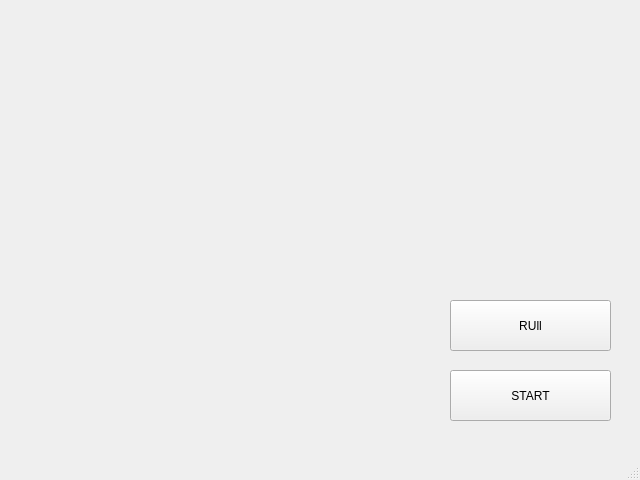
<?xml version="1.0" encoding="UTF-8"?>
<ui version="4.0">
 <class>MainWindow</class>
 <widget class="QMainWindow" name="MainWindow">
  <property name="geometry">
   <rect>
    <x>0</x>
    <y>0</y>
    <width>640</width>
    <height>480</height>
   </rect>
  </property>
  <property name="windowTitle">
   <string>MainWindow</string>
  </property>
  <widget class="QWidget" name="centralwidget">
   <widget class="QLabel" name="BackGround">
    <property name="geometry">
     <rect>
      <x>0</x>
      <y>-20</y>
      <width>641</width>
      <height>501</height>
     </rect>
    </property>
    <property name="text">
     <string/>
    </property>
    <property name="pixmap">
     <pixmap>../../CARD_PNG/green.jpeg</pixmap>
    </property>
    <property name="scaledContents">
     <bool>true</bool>
    </property>
   </widget>
   <widget class="QLabel" name="main_object1">
    <property name="geometry">
     <rect>
      <x>-100</x>
      <y>110</y>
      <width>461</width>
      <height>441</height>
     </rect>
    </property>
    <property name="text">
     <string/>
    </property>
    <property name="pixmap">
     <pixmap>../../CARD_PNG/main_object3.png</pixmap>
    </property>
    <property name="scaledContents">
     <bool>true</bool>
    </property>
    <property name="wordWrap">
     <bool>true</bool>
    </property>
   </widget>
   <widget class="QLabel" name="main_logo">
    <property name="geometry">
     <rect>
      <x>120</x>
      <y>40</y>
      <width>391</width>
      <height>231</height>
     </rect>
    </property>
    <property name="text">
     <string/>
    </property>
    <property name="pixmap">
     <pixmap>../../CARD_PNG/mainlogo.png</pixmap>
    </property>
    <property name="scaledContents">
     <bool>true</bool>
    </property>
   </widget>
   <widget class="QPushButton" name="start">
    <property name="geometry">
     <rect>
      <x>450</x>
      <y>370</y>
      <width>161</width>
      <height>51</height>
     </rect>
    </property>
    <property name="text">
     <string>START</string>
    </property>
   </widget>
   <widget class="QPushButton" name="rull">
    <property name="geometry">
     <rect>
      <x>450</x>
      <y>300</y>
      <width>161</width>
      <height>51</height>
     </rect>
    </property>
    <property name="text">
     <string>RUll</string>
    </property>
   </widget>
  </widget>
  <widget class="QMenuBar" name="menubar">
   <property name="geometry">
    <rect>
     <x>0</x>
     <y>0</y>
     <width>640</width>
     <height>22</height>
    </rect>
   </property>
  </widget>
  <widget class="QStatusBar" name="statusbar"/>
 </widget>
 <resources/>
 <connections/>
</ui>
